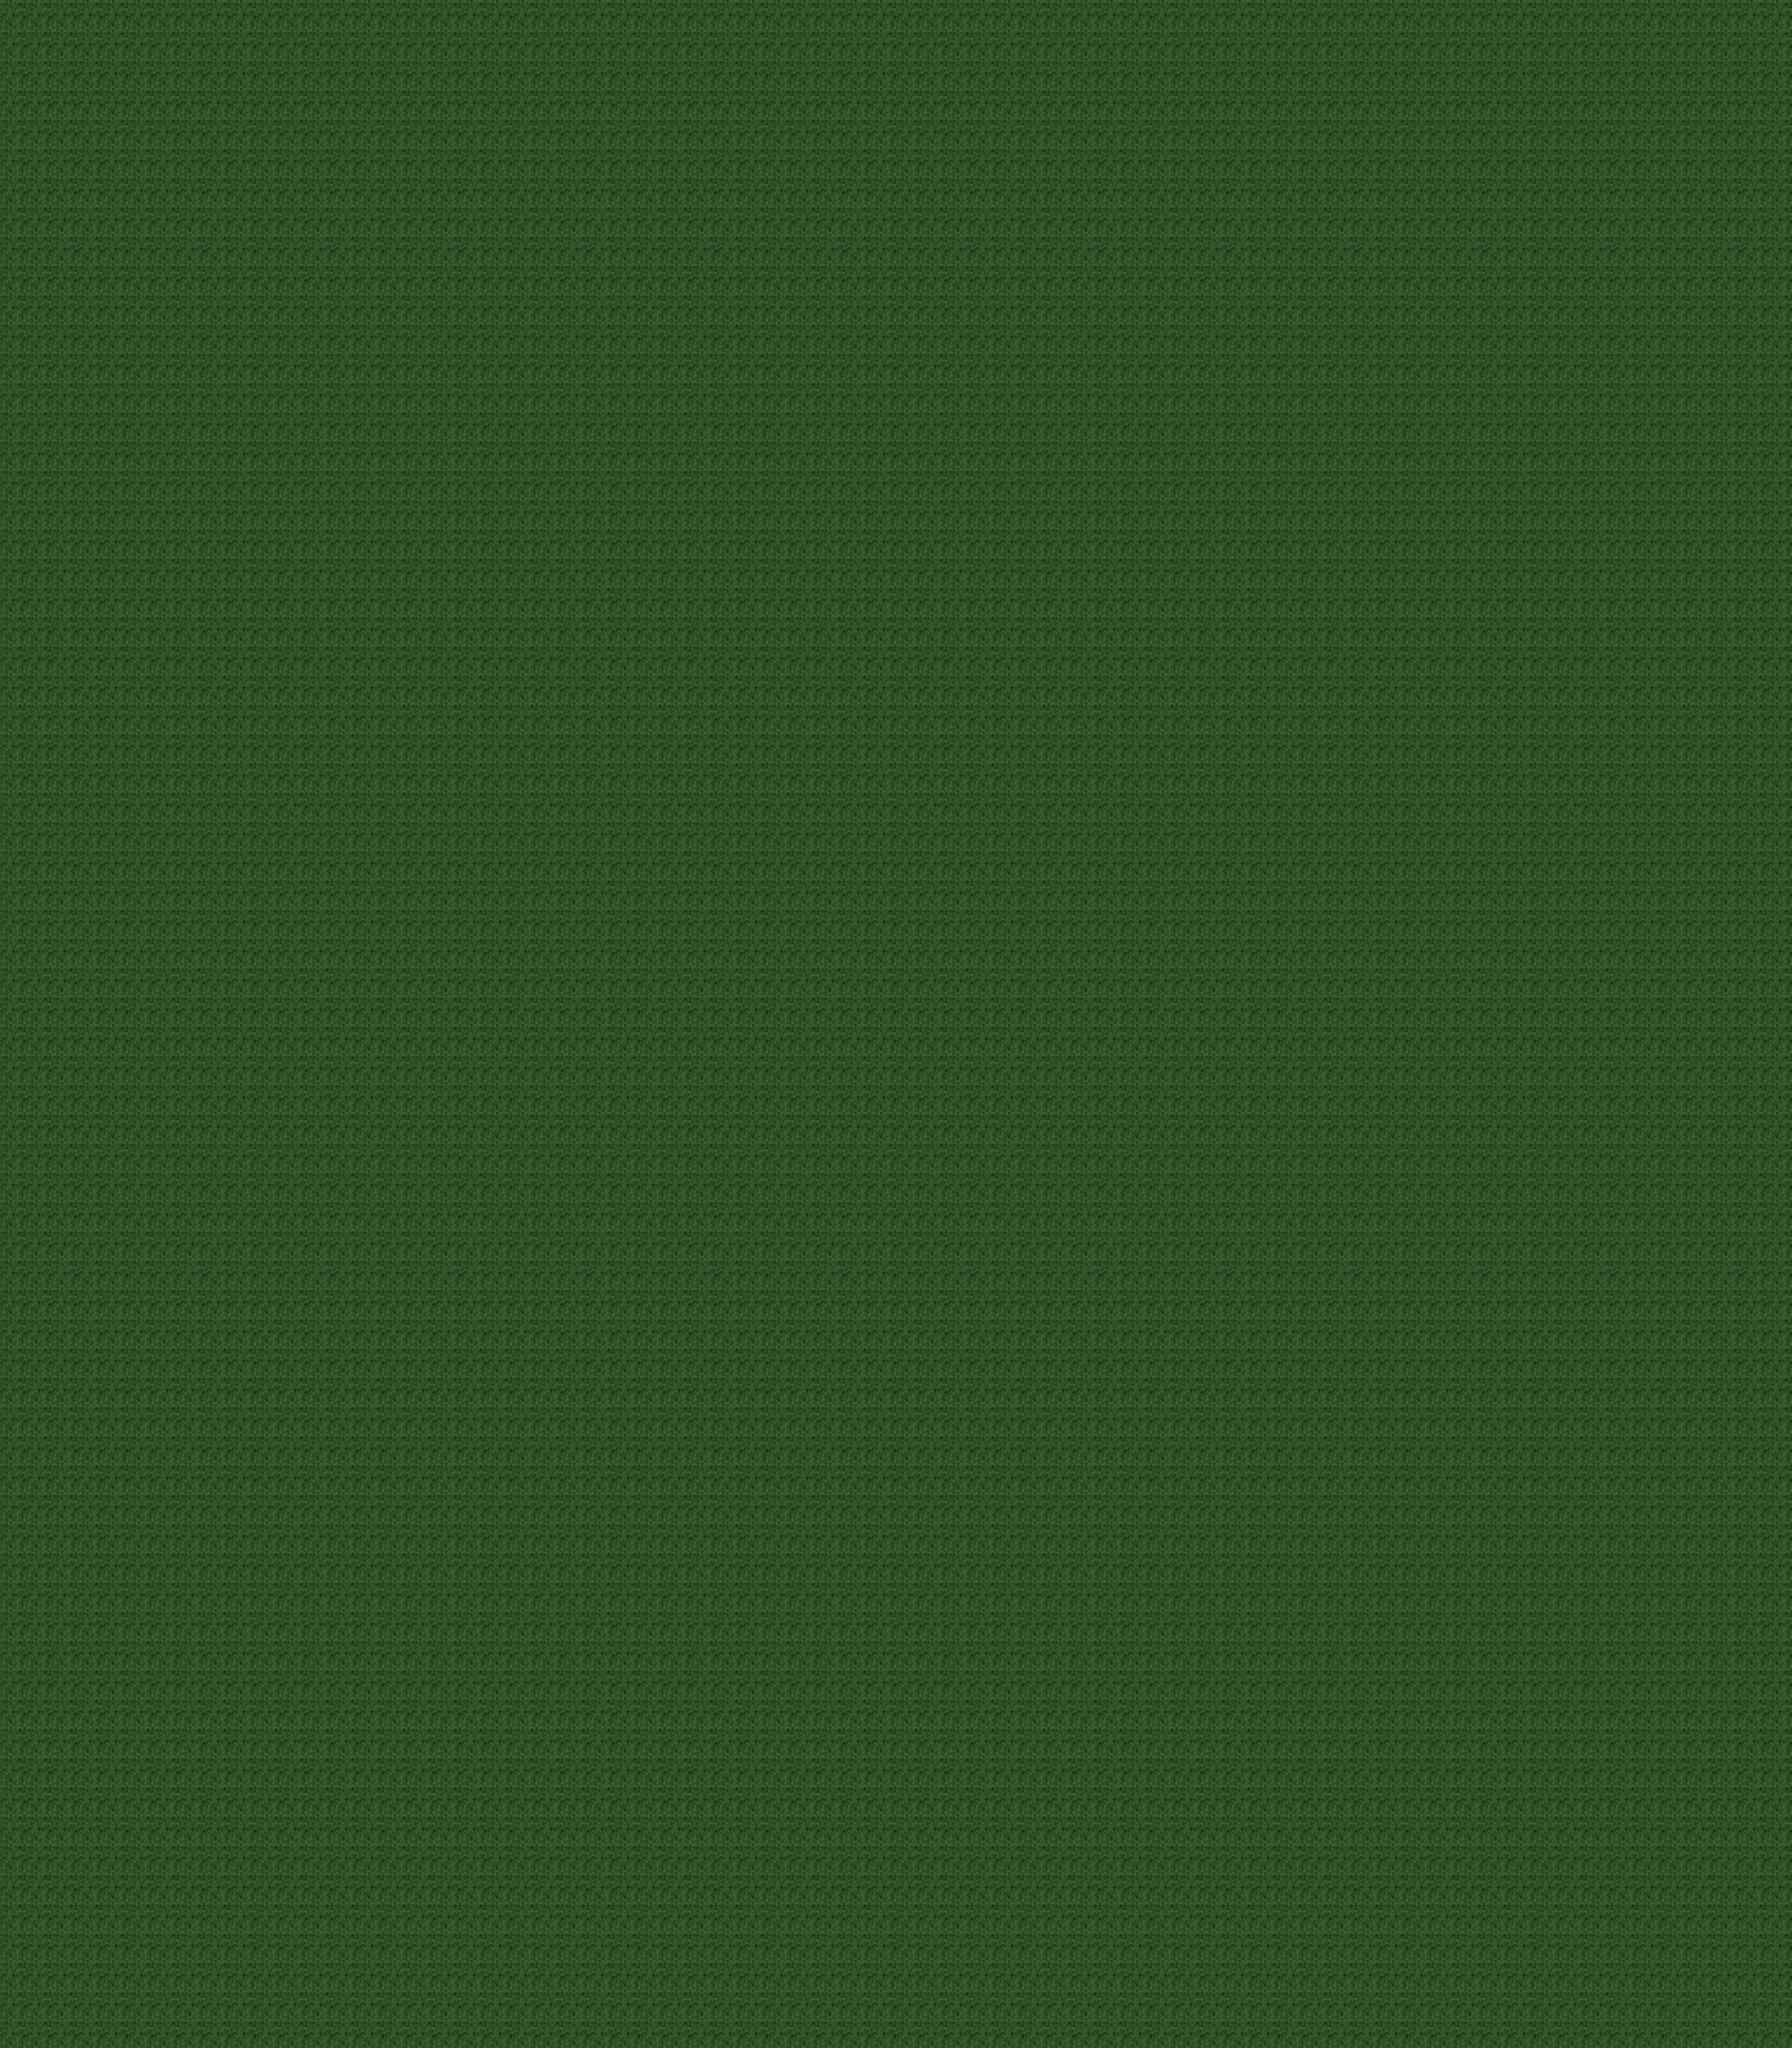

The image is a tile-based game level rendered from a .tmx file. Its description and source (layers, tilesets, objects; grid data summarised) follow:
An orthogonal 70x70 tile map with 28x32 px tiles, 1 tile layer (Tile Layer 1) and 3 objects (3x NPC).

<map version="1.0" orientation="orthogonal" width="70" height="70" tilewidth="28" tileheight="32">
 <properties>
  <property name="Exit_East" value="none" />
  <property name="Exit_North" value="CarrionValleyWest,8,13,outdoors" />
  <property name="Exit_South" value="none" />
  <property name="Exit_West" value="none" />
  <property name="GlobalX" value="-1" />
  <property name="GlobalY" value="-1" />
  <property name="MapType" value="town" />
  <property name="Name" value="Carrion Dusk Camp" />
  <property name="StartX" value="2" />
  <property name="StartY" value="2" />
 </properties>
 <tileset firstgid="1" name="Terrain1" tilewidth="28" tileheight="32">
  <image source="../../display/images/Terrain1.png" width="308" height="352" />
  <terraintypes>
   <terrain name="Water" tile="48" />
   <terrain name="Cliff" tile="74" />
   <terrain name="Cave" tile="98" />
   <terrain name="CaveWall" tile="97" />
   <terrain name="Grass" tile="5" />
   <terrain name="Grass2" tile="-1" />
  </terraintypes>
  <tile id="5" terrain="4,4,4,4" />
  <tile id="6" terrain="5,5,5,5" />
  <tile id="7" terrain="5,5,5,5" />
  <tile id="8" terrain="5,5,5,5" />
  <tile id="9" terrain="5,5,5,5" />
  <tile id="10" terrain="5,5,5,5" />
  <tile id="11" terrain="5,5,5,5" />
  <tile id="12" terrain="5,5,5,5" />
  <tile id="13" terrain="5,5,5,5" />
  <tile id="14" terrain="5,5,5,5" />
  <tile id="48" terrain="0,0,0,0" />
  <tile id="49" terrain="0,4,0,4" />
  <tile id="50" terrain="0,0,4,4" />
  <tile id="51" terrain="4,4,0,0" />
  <tile id="52" terrain="0,4,0,0" />
  <tile id="53" terrain="4,0,0,0" />
  <tile id="54" terrain="0,0,0,4" />
  <tile id="55" terrain="0,0,4,0" />
  <tile id="56" terrain="4,0,4,0" />
  <tile id="57" terrain="4,4,4,0" />
  <tile id="58" terrain="4,4,0,4" />
  <tile id="59" terrain="0,4,4,4" />
  <tile id="60" terrain="4,0,4,4" />
 </tileset>
 <layer name="Tile Layer 1" width="70" height="70">
  <properties>
   <property name="ANODE#0" value="false#0#0#0#0#none#none#none#none" />
   <property name="ChangeMap#12" value="true#19#2#10#10#CarrionValleyWest#none#none#none" />
   <property name="ChangeMap#25" value="true#19#4#14#37#TestWorld2#none#none#none" />
   <property name="ChangeMap#26" value="true#17#4#46#48#TowerRockSouth#none#none#none" />
   <property name="ChangeMap#27" value="true#20#3#19#53#CombatDemoStart#none#none#none" />
   <property name="ChangeTile#15" value="true#9#4#9#5#tile_27#none#none#none" />
   <property name="DoubleNotification#3" value="false#11#2#0#0#Text goes here.#Other text goes here.#none#none" />
   <property name="PlaySound#13" value="true#11#4#0#0#default.ogg#none#none#none" />
   <property name="SecretPassage#9" value="true#5#4#5#4#none#none#none#none" />
   <property name="SingleNotification#10" value="false#17#9#0#0#You just got teleported!#none#none#none" />
   <property name="SingleNotification#18" value="false#17#8#0#0#Because you did not execute the first node, I have decided to teleport you to the left.#none#none#none" />
   <property name="SingleNotification#2" value="false#9#2#0#0#Text goes here.#none#none#none" />
   <property name="SingleNotification#21" value="false#17#8#0#0#Since you stuff was done, I have decided to teleport you to the right!#none#none#none" />
   <property name="SingleNotification#5" value="false#17#9#0#0#Stuff Was Done!#none#none#none" />
   <property name="SingleNotification#6" value="false#17#9#0#0#You haven't done stuff yet!#none#none#none" />
   <property name="SingleNotification#8" value="true#15#2#0#0#This is a persistent notification.#none#none#none" />
   <property name="StuffDone#22" value="true#15#4#0#0#SingleNotification_2#TeleportTo_24#TeleportTo_23#none" />
   <property name="StuffDone#7" value="true#13#2#0#0#DoubleNotification_3#SingleNotification_5#SingleNotification_6#none" />
   <property name="TeleportNPC#14" value="false#13#4#13#5#Aldous Fischer#none#none#none" />
   <property name="TeleportTo#11" value="false#17#2#5#1#none#none#none#SingleNotification_10" />
   <property name="TeleportTo#23" value="true#17#8#14#5#none#none#none#SingleNotification_18" />
   <property name="TeleportTo#24" value="true#17#8#16#5#none#none#none#SingleNotification_21" />
   <property name="ZNODE#0" value="false#0#0#0#0#none#none#none#none" />
  </properties>
  <data>[4900 cells, 4900 non-empty, 1 distinct tile ids]</data>
 </layer>
 <objectgroup name="NPCS" width="70" height="70">
  <object name="Masker" type="NPC" x="8" y="7" />
  <object name="Aldous Fischer" type="NPC" x="8" y="3" />
  <object name="Tumbla Jain" type="NPC" x="7" y="2" />
 </objectgroup>
</map>
